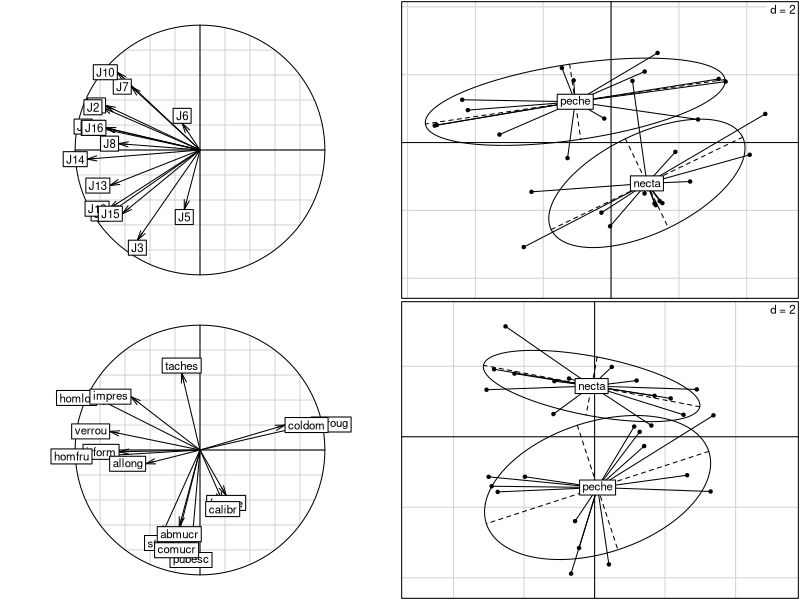
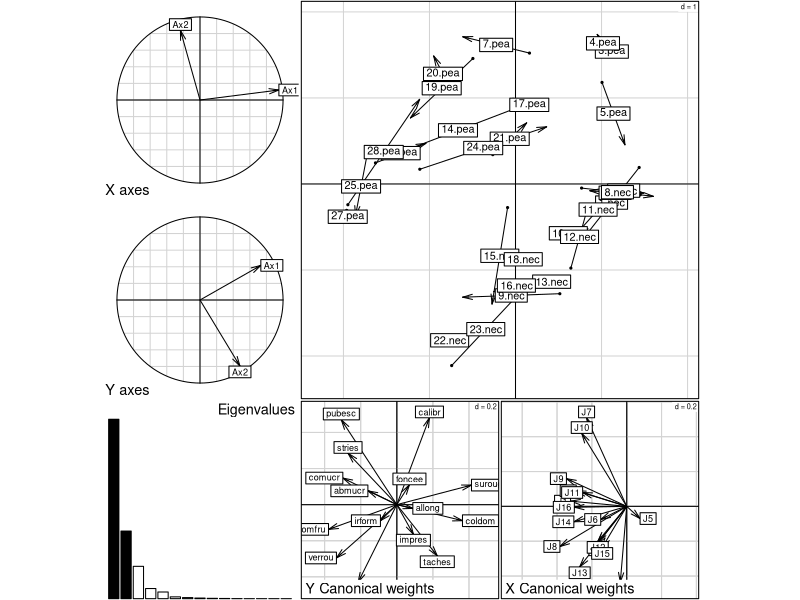

Write R code to recreate these figures, in order.
library(ade4)


### Name: fruits
### Title: Pair of Tables
### Aliases: fruits
### Keywords: datasets

### ** Examples
 
data(fruits)
pcajug <- dudi.pca(fruits$jug, scann = FALSE)
pcavar <- dudi.pca(fruits$var, scann = FALSE)

if(adegraphicsLoaded()) {
  g1 <- s.corcircle(pcajug$co, plot = FALSE)
  g2 <- s.class(pcajug$li, fac = fruits$type, plot = FALSE)
  g3 <- s.corcircle(pcavar$co, plot = FALSE)
  g4 <- s.class(pcavar$li, fac = fruits$type, plot = FALSE)
  
  G1 <- ADEgS(list(g1, g2, g3, g4), layout = c(2, 2))
  G2 <- plot(coinertia(pcajug, pcavar, scan = FALSE))

} else {
  par(mfrow = c(2,2)) 
  s.corcircle(pcajug$co)
  s.class(pcajug$li, fac = fruits$type)
  s.corcircle(pcavar$co)
  s.class(pcavar$li, fac = fruits$type)
  
  par(mfrow = c(1,1))
  plot(coinertia(pcajug, pcavar, scan = FALSE))
}
